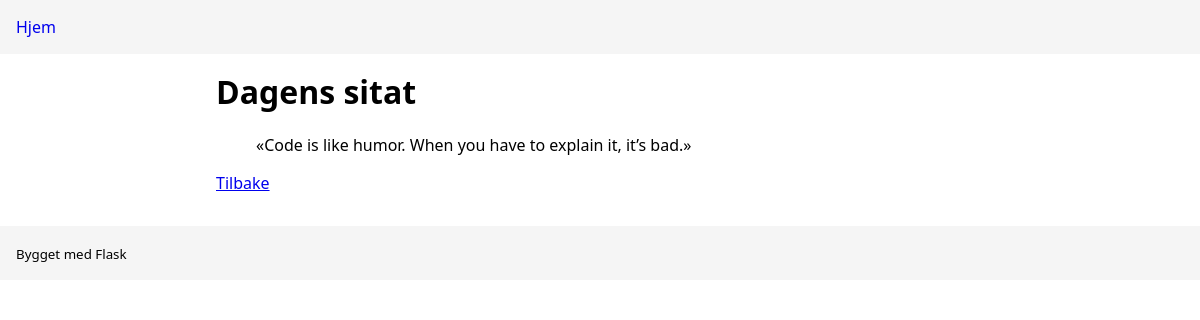
Screenshot of /post/3 with the database file from the repository.
### tables this page shows
CREATE TABLE posts(
    id INTEGER PRIMARY KEY AUTOINCREMENT,
    title TEXT NOT NULL,
    content TEXT NOT NULL
    );

### app.py (the view)
@app.route("/post/<int:post_id>")
def post_detail(post_id):
    post = fetch_post_by_id(post_id)
    if not post:
        abort(404)
    return render_template("post.html", post=post)

### app.py (called while the page is built)
def fetch_post_by_id(post_id: int):
    with sqlite3.connect(DB_PATH) as con:
        con.row_factory = sqlite3.Row
        row = con.execute(
            "SELECT id, title, content FROM posts WHERE id = ?;",
            (post_id,)
        ).fetchone()
    if row is None:
        return None
    return [row["id"], row["title"], row["content"]]

### templates/post.html
{% extends "base.html" %} {% block content %}
<h1>{{ post[1] }}</h1>
<article>{{ post[2] | safe }}</article>
<p><a href="{{ url_for('hello') }}">Tilbake</a></p>
{% endblock %}

### static/style.css (style rules this page uses)
* { box-sizing: border-box; }
body { font-family: system-ui, -apple-system, Segoe UI, Roboto, Arial, sans-serif; margin: 0; }
h1 { margin-top: 0; }

### rows the page displays
posts: title "Dagens sitat", content "«Code is like humor. When you have to explain it, it’s bad.»"
